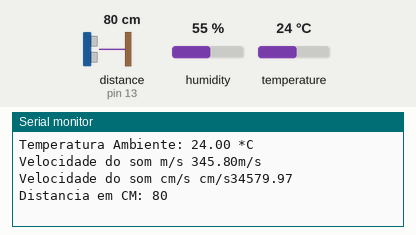
The sketch below on a simulated Arduino Uno, built with avr-gcc and run on an emulated ATmega328P. On the bench: the last lines printed to the serial monitor. Wiring (inferred from the names in the program): ultrasonic range finder: trigger pin 12; echo pin 13. The inputs (shaded band) are chosen by the test bench; at power-on: distance to the obstacle (sensor on pin 13) 80 cm, temperature 24 °C, humidity 55 %. The echo pulse lasts 58.3 µs per cm.

Above: at 1.8 s.
1.9 s: distance to the obstacle (sensor on pin 13) set to 2 cm
At 2.9 s:
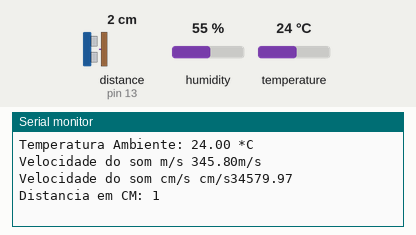
3.4 s: temperature set to 12 °C
At 3.4 s:
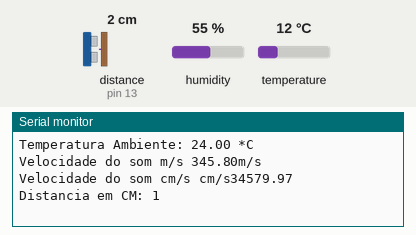
4.9 s: distance to the obstacle (sensor on pin 13) set to 4 cm
At 6.2 s:
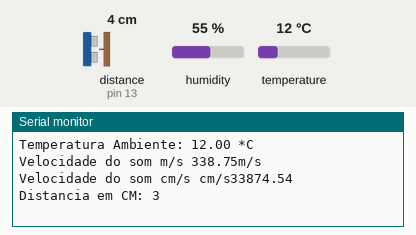
6.4 s: temperature set to 19 °C
At 7.4 s:
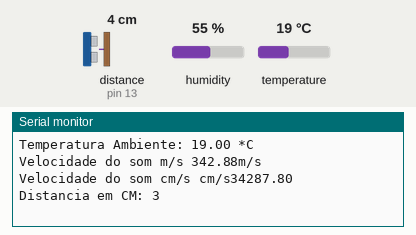
Timing chart, 0 to 8.9 s (numbered marks = the images above; inputs shaded):
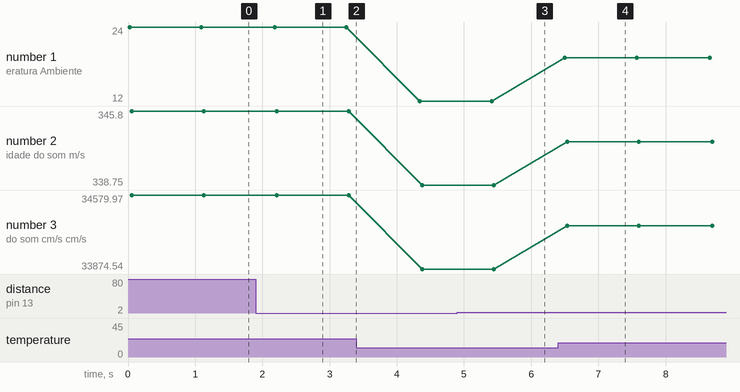

The sketch:

Sensor_Ultrassom.ino
```cpp
// Sensor Ultrassom.ino
//Autor: Yuri Lima Empresa: AutoCore Robotica
//Blog: http://www.autocorerobotica.blog.br/
//Loja http://www.autocorerobotica.com/
//-------------------------------------------------
#include "DHT.h"
#define DHTPIN A1 // pino de dados
#define DHTTYPE DHT11 // DHT 11

DHT dht(DHTPIN, DHTTYPE);

float Co=331.45;
float C;
float RaizT;
float T;

int echoPin= 13; //Pino 13 recebe o pulso do echo
int trigPin= 12; //Pino 12 envia o pulso para gerar o echo

long duracao, distancia;

void setup()
{
Serial.begin(9600); //inicia a porta serial
dht.begin();//Inicializa a biblioteca
pinMode(echoPin, INPUT); // define o pino 13 como entrada (recebe)
pinMode(trigPin, OUTPUT); // define o pino 12 como saida (envia)
}

void loop(){
	float t = dht.readTemperature();
	if (isnan(t)){
   		Serial.println("Falha na leitura do sensor DHT-11");
  	}
	else{
    	Serial.print("Temperatura Ambiente: ");
    	Serial.print(t);
    	Serial.println(" *C");
  	}

	//seta o pino 12 com um pulso baixo "LOW" ou desligado ou ainda 0
	digitalWrite(trigPin, LOW);
	// delay de 2 microssegundos
	delayMicroseconds(2);
	//seta o pino 12 com pulso alto "HIGH" ou ligado ou ainda 1
	digitalWrite(trigPin, HIGH);
	//delay de 10 microssegundos
	delayMicroseconds(10);
	//seta o pino 12 com pulso baixo novamente
	digitalWrite(trigPin, LOW);
	duracao=pulseIn(echoPin, HIGH);

	//=====================================================================================
	//Como calcular a distancia de acordo com a temperatura ambiente
	//1° temos que descobrir a temperatura ambiente
	//2° descobrir qual é a velocidade do som em 0°C
	//3° Saber a formula
	//C=CoRaiz de T/To
	//T é a temperatura em KELVIN 0°C=273,15K
	//Co é uma constante no valor de 331,45m/s

	T=t+273.15;
	T=T/273,15;
	RaizT=sqrt(T);
	C=331.45*RaizT;
	Serial.print("Velocidade do som m/s ");
	Serial.print(C);
	Serial.print("m/s");
	C=C*100; //Transforma m/s em cm/s
	Serial.print('\t');
	Serial.print('\t');
	Serial.print('\t');
	Serial.print("Velocidade do som cm/s ");
	Serial.print("cm/s");
	Serial.print(C);
	Serial.print('\t');
	Serial.print('\t');
	Serial.print('\t');
	distancia = ((duracao * C)/1000000)/2;
	Serial.print("Distancia em CM: ");
	Serial.println(distancia);
	Serial.println();
	Serial.println();
	Serial.println();


	delay(1000); //espera 1 segundo para fazer a leitura novamente
}
```

Measured:
- after the input at 1.9 s, the serial monitor: prints a new line after 0.32 s (image 1)
- after the input at 4.9 s, the serial monitor: prints a new line after 0.54 s (image 3)
- after the input at 6.4 s, the serial monitor: prints a new line after 0.10 s (image 4)
- plotted number 1: 24 → 12 after the input at 3.4 s, 12 → 19 after the input at 6.4 s
- plotted number 2: 345.8 → 338.75 after the input at 3.4 s, 338.75 → 342.88 after the input at 6.4 s
- plotted number 3: 34579.97 → 33874.54 after the input at 3.4 s, 33874.54 → 34287.8 after the input at 6.4 s
